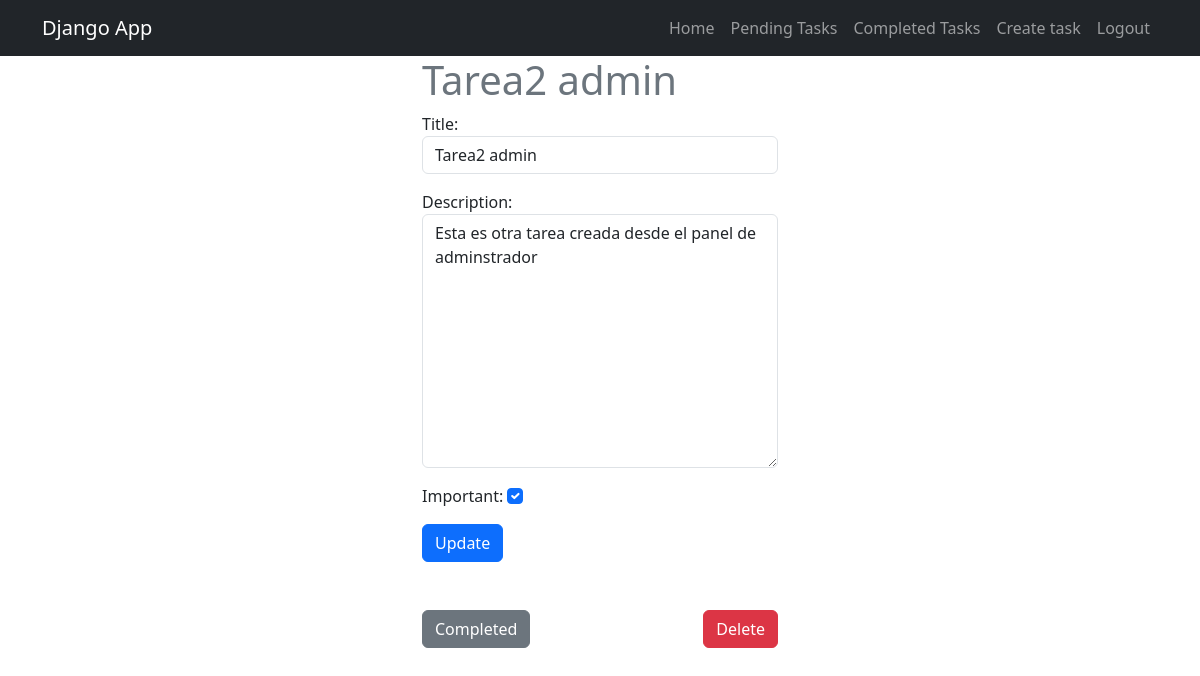
/tasks/2 (signed in), run on the app's committed database.
### tasks/models.py (models this page shows, shortened)
class Task(models.Model):
    title = models.CharField(max_length=200)
    description = models.TextField(blank=True)
    created = models.DateTimeField(auto_now_add=True) # auto_now_add=True: When the object is created, the date is saved by default
    date_completed = models.DateTimeField(null=True, blank=True)
    important = models.BooleanField(default=False)
    user = models.ForeignKey(User, on_delete=models.CASCADE)

### tasks/views.py (the view, shortened to what this page needs)
# urls.py: path('tasks/<int:task_id>', views.task_detail, name='task_detail'),
@login_required
def task_detail(request, task_id):
    task = get_object_or_404(Task, pk=task_id, user=request.user)
    if request.method == 'GET':
        form = TaskForm(instance=task)
        return render(request, 'task_detail.html', {
            'task': task,
            'form': form
        })

### tasks/forms.py
class TaskForm(forms.ModelForm):
    class Meta: # This class is used to specify the model that will be used to create the form
        model = Task
        fields = ['title', 'description', 'important']
        widgets = {
            'title': forms.TextInput(attrs={'class': 'form-control', 'placeholder': 'Write a title'}),
            'description': forms.Textarea(attrs={'class': 'form-control', 'placeholder': 'Write a description'}),
            'important': forms.CheckboxInput(attrs={'class': 'form-check-input'}),
        }

### tasks/templates/task_detail.html (shortened to what this page needs)
{% extends 'base.html' %}
{% block content %}
<main class="container">
    <div class="row">
        <div class="col-md-4 offset-md-4">
            <form action="" method="POST">
                <h1 class="text-secondary">{{ task.title }}</h1>
                {{ form.as_p }}
                <button class="btn btn-primary">
                    Update
                </button>
            </form>
            <div class="d-flex justify-content-between mt-5">
                <form action="{% url 'completed_task' task.id %}" method="POST">
                    <button class="btn btn-secondary">
                        Completed
                    </button>
                </form>
                <form action="{% url 'delete_task' task.id %}" method="POST">
                    <button class="btn btn-danger">
                        Delete
                    </button>
                </form>
            </div>
        </div>
    </div>
</main>
{% endblock %}

### data on the page
Task: title "Tarea2 admin", description "Esta es otra tarea creada desde el panel de adminstrador", important "☑"
